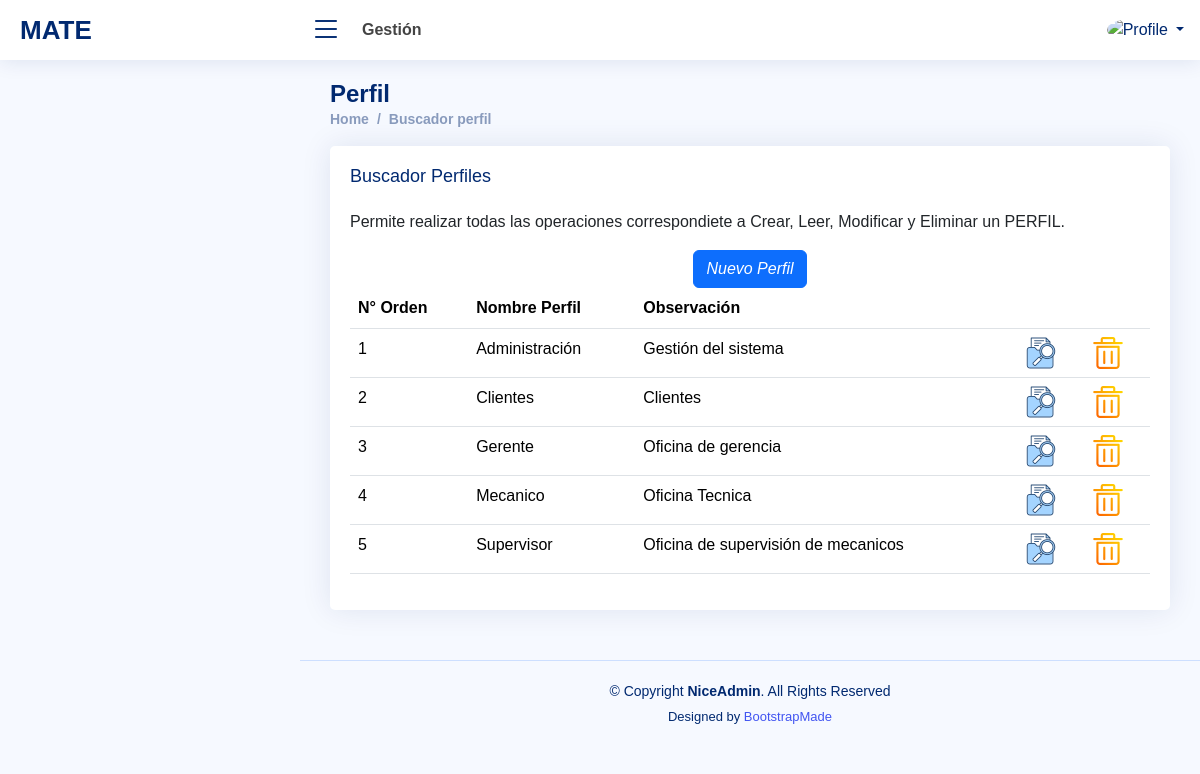
The app's page /buscadordisciplinas.php (signed in) with its own data.
### tables this page shows
CREATE TABLE `disciplinas` (
  `iddisciplina` int(11) NOT NULL AUTO_INCREMENT,
  `disciplina` varchar(30) DEFAULT NULL,
  `observacion` varchar(100) DEFAULT NULL,
  `accion` varchar(1) DEFAULT NULL,
  `idempleadoaccion` int(11) DEFAULT NULL,
  `fechaaccion` datetime DEFAULT NULL,
  PRIMARY KEY (`iddisciplina`)
);

### buscadordisciplinas.php (the view, shortened to what this page needs)
<!DOCTYPE html>
<html lang="en">
<head>
  <link href="assets/font/Open_Sans.css" rel="stylesheet">
  <link href="assets/vendor/bootstrap/css/bootstrap.min.css" rel="stylesheet">
  <link href="assets/vendor/bootstrap-icons/bootstrap-icons.css" rel="stylesheet">
  <link href="assets/vendor/boxicons/css/boxicons.min.css" rel="stylesheet">
  <link href="assets/vendor/quill/quill.snow.css" rel="stylesheet">
  <link href="assets/vendor/quill/quill.bubble.css" rel="stylesheet">
  <link href="assets/vendor/remixicon/remixicon.css" rel="stylesheet">
  <link href="assets/vendor/simple-datatables/style.css" rel="stylesheet">
  <link href="assets/css/style.css" rel="stylesheet">
</head>
<body>
<?php
  include "configuracion/conexion.php";
  if (isset($_SESSION['id']))
  {
    $tipousu=$_SESSION['tipo'];
    $foto=$_SESSION['foto'];
    $nombrecorto=$_SESSION['nombrecorto'];
  }
  else
  {
    echo "<script> window.location.href='index.html'</script>";
  }
?>
  <header id="header" class="header fixed-top d-flex align-items-center">
    <div class="d-flex align-items-center justify-content-between">
      <a href="home.php" class="logo d-flex align-items-center">
        <span class="d-none d-lg-block"><?php echo $_SESSION['nombreapp']; ?></span>
      </a>
      <i class="bi bi-list toggle-sidebar-btn"></i>
    </div>
    <div class="search-bar">
      <strong>Gestión</strong>
    </div>
    <nav class="header-nav ms-auto">
      <ul class="d-flex align-items-center">
        <li class="nav-item dropdown pe-3">
          <a class="nav-link nav-profile d-flex align-items-center pe-0" href="#" data-bs-toggle="dropdown">
            <img src="assets/img/<?php echo $foto; ?>" alt="Profile" class="rounded-circle">
            <span class="d-none d-md-block dropdown-toggle ps-2"><?php echo $nombrecorto; ?></span>
          </a>
        </li>
      </ul>
    </nav>
  </header>
  <main id="main" class="main">
    <div class="pagetitle">
      <h1>Perfil</h1>
      <nav>
        <ol class="breadcrumb">
          <li class="breadcrumb-item">
          <?php
            if (($tipousu=="Administración")||($tipousu=="Gerente")) echo "<a href='home.php'>Home</a>";
            else
            {
              echo "<a href='atenderordenes.php?ver=P'>Home</a>";
            }
          ?>
          </li>
          <li class="breadcrumb-item"><a href="buscadordisciplinas.php">Buscador perfil</a></li>
        </ol>
      </nav>
    </div>
    <section class="section">
      <div class="row">
        <div class="col-lg-12">
          <div class="card">
            <div class="card-body">
              <h5 class="card-title">Buscador Perfiles</h5>
              <p>Permite realizar todas las operaciones correspondiete a Crear, Leer, Modificar y Eliminar un PERFIL.</p>
                <div class="text-center">
                  <a href="adddisciplina.php">
                    <i class="btn btn-primary">Nuevo Perfil</i>
                  </a>
                </div>
              <?php
                  $sql = "SELECT a.`iddisciplina`,a.`disciplina`,a.`observacion`
                          FROM disciplinas a
                          WHERE a.`accion`!='B'
                          ORDER BY a.`disciplina` ASC;";
                  $result = $cnx->query($sql);
                  if (!$result)
                  {
                    die('Invalid query: ' . $mysqli->error);
                  }
                  else
                  {
              ?>
              <table class="table datatable">
                <thead>
                  <tr>
                    <th>N° Orden</th>
                    <th>Nombre Perfil</th>
                    <th>Observación</th>
                    <th>&nbsp;</th>
                    <th>&nbsp;</th>
                  </tr>
                </thead>
                <tbody>
                <?php
                    $fil=1;
                    while($row = mysqli_fetch_array($result))
                    {
                      echo "
                            <tr>
                              <td>".$fil."</td>
                              <td>".$row['disciplina']."</td>
                              <td>".$row['observacion']."</td>
                              <td><a href='cruddisciplina.php?iddisciplina=".$row['iddisciplina']."&accion=M'><img src='./assets/img/buscar.png' alt='Ver registro' srcset=''></a></td>
                              <td><a href='cruddisciplina.php?iddisciplina=".$row['iddisciplina']."&accion=B'><img src='./assets/img/eliminar.png' alt='Eliminar registro' srcset=''></a></td>
                            </tr>
                          ";
                      $fil=$fil+1;
                    }
                  }
                ?>
                </tbody>
              </table>
            </div>
          </div>
        </div>
      </div>
    </section>
  </main>
  <footer id="footer" class="footer">
    <div class="copyright">
      &copy; Copyright <strong><span>NiceAdmin</span></strong>. All Rights Reserved
    </div>
    <div class="credits">
      Designed by <a href="https://bootstrapmade.com/">BootstrapMade</a>
    </div>
  </footer>
</body>
</html>

### assets/css/style.css (style rules this page uses)
:root { scroll-behavior: smooth; }
body { font-family: "Open Sans", sans-serif; background: #f6f9ff; color: #444444; }
a { color: #4154f1; text-decoration: none; }
h1, h2, h3, h4, h5, h6 { font-family: "Nunito", sans-serif; }
#main { margin-top: 60px; padding: 20px 30px; transition: all 0.3s; }
.pagetitle { margin-bottom: 10px; }
.pagetitle h1 { font-size: 24px; margin-bottom: 0; font-weight: 600; color: #012970; }
.card { margin-bottom: 30px; border: none; border-radius: 5px; box-shadow: 0px 0 30px rgba(1, 41, 112, 0.1); }
.card-title { padding: 20px 0 15px 0; font-size: 18px; font-weight: 500; color: #012970; font-family: "Poppins", sans-serif; }
.card-body { padding: 0 20px 20px 20px; }
.breadcrumb { font-size: 14px; font-family: "Nunito", sans-serif; color: #899bbd; font-weight: 600; }
.breadcrumb a { color: #899bbd; transition: 0.3s; }
.breadcrumb .breadcrumb-item::before { color: #899bbd; }
.logo { line-height: 1; }
@media (min-width: 1200px) { .logo { width: 280px; } }
.logo span { font-size: 26px; font-weight: 700; color: #012970; font-family: "Nunito", sans-serif; }
.header { transition: all 0.5s; z-index: 997; height: 60px; box-shadow: 0px 2px 20px rgba(1, 41, 112, 0.1); background-color: #fff; padding-left: 20px; }
.header .toggle-sidebar-btn { font-size: 32px; padding-left: 10px; cursor: pointer; color: #012970; }
.header .search-bar { min-width: 360px; padding: 0 20px; }
.header-nav ul { list-style: none; }
.header-nav>ul { margin: 0; padding: 0; }
.header-nav .nav-profile { color: #012970; }
.header-nav .nav-profile img { max-height: 36px; }
.header-nav .nav-profile span { font-size: 14px; font-weight: 600; }
@media (min-width: 1200px) { #main, #footer { margin-left: 300px; } }
.footer { padding: 20px 0; font-size: 14px; transition: all 0.3s; border-top: 1px solid #cddfff; }
.footer .copyright { text-align: center; color: #012970; }
.footer .credits { padding-top: 5px; text-align: center; font-size: 13px; color: #012970; }

### records on screen
disciplinas: disciplina "Administración", observacion "Gestión del sistema"
disciplinas: disciplina "Clientes", observacion "Clientes"
disciplinas: disciplina "Gerente", observacion "Oficina de gerencia"
disciplinas: disciplina "Mecanico", observacion "Oficina Tecnica"
disciplinas: disciplina "Supervisor", observacion "Oficina de supervisión de mecanicos"

### other values on screen
$_SESSION['nombreapp'] "MATE"
